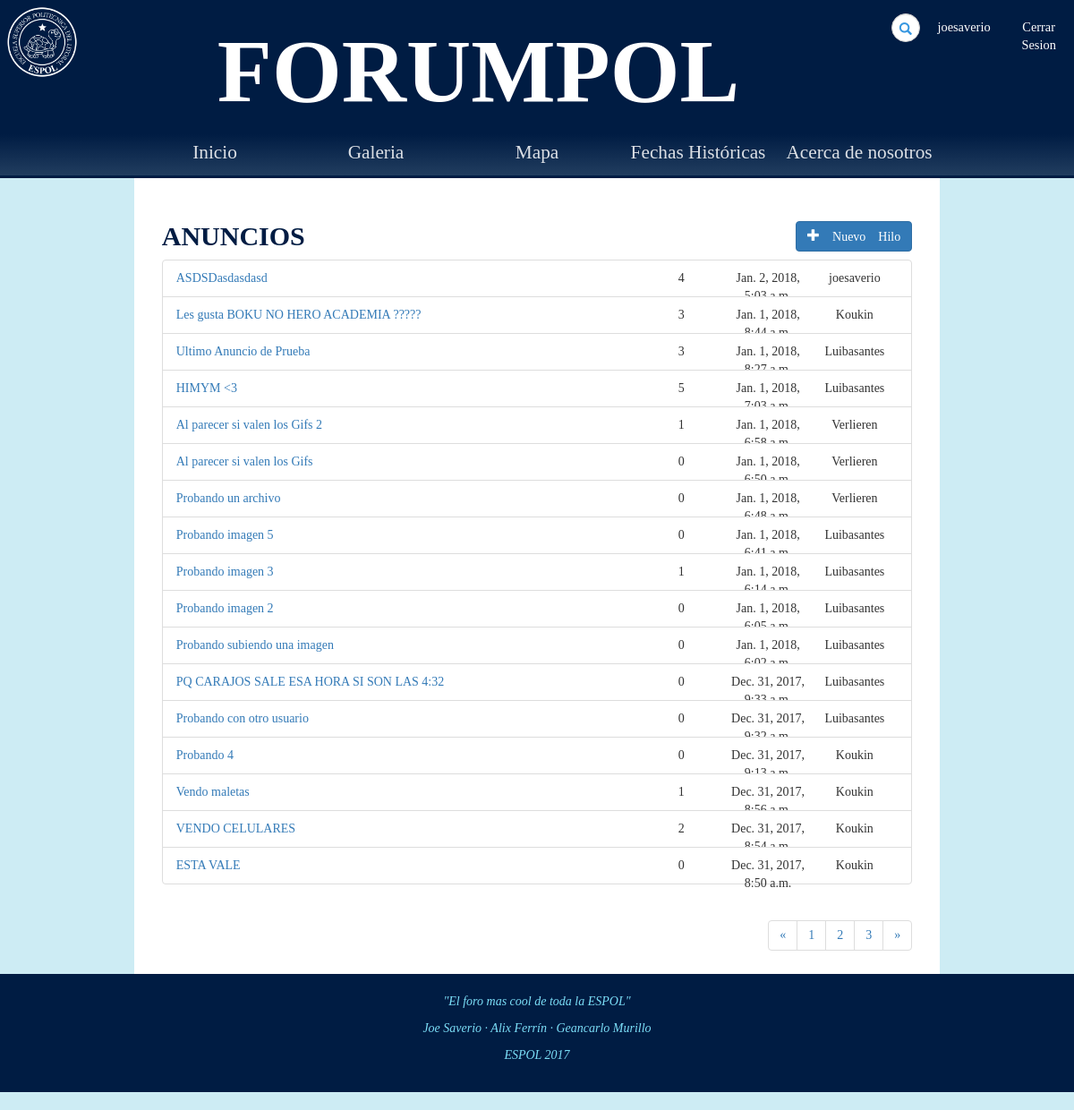
Page /foro/anuncios/ (signed in) on the committed database.
### Foro/models.py (models this page shows, shortened)
class Thread(models.Model):
	op = models.ForeignKey(Post,on_delete=models.CASCADE)
	category = models.CharField(max_length=25, default='')
	topic = models.CharField(max_length=50, default='')
	respuestas = models.BigIntegerField(default=0)

class Post(models.Model):
	reply_to = models.ForeignKey('self',blank=True, null=True,on_delete=models.SET_NULL)
	content = models.TextField(max_length=300, default='')
	image = models.ImageField(upload_to=upload_location, blank=True,null=True)
	owner = models.ForeignKey(User,null=True,on_delete=models.SET_NULL)
	date = models.DateTimeField(auto_now=True)

### Foro/views.py (the view)
# urls.py: url(r'^anuncios/(?P<Post_Id>[-]?[0-9]+)/$', login_required(views.detalle_anuncio), name='detalle_anuncio'),
def anuncios(request):
	all_anuncios = Thread.objects.filter(category="anuncio").order_by("-id")
	username = request.user
	context = {'usuario':username,"anuncios":all_anuncios}
	return render(request, "Foro/anuncios.html", context)

### Foro/templates/Foro/anuncios.html (shortened to what this page needs)
{% extends 'Foro/base.html' %}
{% load static from staticfiles %}
{% block estilo %}<link rel="stylesheet" type="text/css" href="{% static 'css/anuncios.css' %}">{% endblock %}
{% block body %}
    <section>
        <div id="categoria" class="col-9">
            <div class="container anuncios">
                <h2><b>ANUNCIOS</b><a href="{% url 'foro:create_anuncio' %}" class="btn btn-primary pull-right" role="button"><span class="glyphicon glyphicon-plus"> Nuevo Hilo</span></a></h2>
                <ul class="list-group">
					{% for thread in anuncios %}
						<li class="list-group-item post-item" >
						<a href="{% url 'foro:detalle_anuncio' thread.op.id %}">{{thread.topic}}</a>
						<span class="post-info pull-right user">{{thread.op.owner.username}}</span>
						<span class="post-info pull-right fecha">{{thread.op.date}}</span>
						<span class="post-info pull-right replies">{{ thread.respuestas }}</span>
						</li>
					{% endfor %}
                </ul>
                <nav id="paginas">
                    <ul class="pagination">
                        <li><a href="#" aria-label="Previous"><span>&laquo;</span></a></li>
                        <li><a href="#">1</a></li>
                        <li><a href="#">2</a></li>
                        <li><a href="#">3</a></li>
                        <li><a href="#" aria-label="Next"><span>&raquo;</span></a></li>
                    </ul>
                </nav>
            </div>
        </div>
    </section>
{% endblock %}

### Foro/templates/Foro/base.html (shortened to what this page needs)
<!DOCTYPE html>
<html>
	<head>
        {% load staticfiles %}
		<link rel="stylesheet" type="text/css" href="{% static 'css/bootstrap.css' %}">
		<link rel="stylesheet" type="text/css" href="{% static 'css/estilo.css' %}">
		{% block estilo %}{% endblock %}
	</head>
	<body>
		<div id="cabecera" class="col-12">
			<span class="logo col-1"><img class ="imagen" src="{% static 'images/espol.png' %}" alt="icono"></span>
			<h2 class = 'col-9'>FORUMPOL</h2>
			<div id="header-opts" class="col-4">
				<div id="buscar" class="col-6">
					<form action="search" class="search-form">
					    <div class="form-group has-feedback">
					        <input type="text" class="form-control" name="search" id="search" placeholder="Buscar...">
					        <span class="glyphicon glyphicon-search form-control-feedback"></span>
					    </div>
					</form>
				</div>
				<h4 class="col-3 user"><a href="{% url 'accounts:view_profile' %}">{{ usuario }}</a></h4>
				<h4 class="col-3 log"><a href="{% url 'accounts:log_out' %}">Cerrar Sesion</a></h4>
			</div>
		</div>
		<nav id="navegation-bar" class="col-12">
			<ul id="menu">
				<li class="elemento-opcion"><a href="{% url 'foro:index' %}">Inicio</a></li>
				<li class="elemento-opcion"><a href="{% url 'foro:galeria' %}">Galeria</a></li>
				<li class="elemento-opcion"><a href="{% url 'foro:mapa' %}">Mapa</a></li>
				<li class="elemento-opcion"><a href="#">Fechas Históricas</a></li>
				<li class="elemento-opcion"><a href="{% url 'foro:acerca_de' %}">Acerca de nosotros</a></li>
			</ul>
		</nav>
        {% block body %}
        {% endblock %}
		<footer>
			<p><i>"El foro mas cool de toda la ESPOL"</i></p>
			<p><i>Joe Saverio · Alix Ferrín · Geancarlo Murillo</i></p>
			<p><i>ESPOL 2017</i></p>
		</footer>
	</body>
</html>

### Foro/static/css/estilo.css (style rules this page uses)
* { box-sizing: border-box; }
.col-1 { width: 8.33%; }
.col-3 { width: 25%; }
.col-4 { width: 33.33%; }
.col-6 { width: 50%; }
.col-9 { width: 75%; }
.col-12 { width: 100%; }
#cabecera { background-color: #001C43; margin: 0px; overflow: hidden; display: flex; padding: 5px; }
#cabecera h4 a { font-family: "Libre Baskerville"; }
body { position: relative; top: -20px; bottom: -20px; background-color: white; background-size:cover; height: 100%; background-color: rgb(205, 236, 244); font-family: "Times New Roman"; }
#cabecera h2 { margin-top: 20px; font-size: 100px; color: white; text-align: center; font-weight: bold; font-family: "Libre Baskerville"; padding-left: 120px; }
#cabecera img { width: 100%; }
.user, .log { text-align: center; }
#menu { margin: 0; padding: 0; list-style: none; }
nav#navegation-bar { background: linear-gradient(#001C43, #213D5F); text-align: center; border-bottom-style: solid; border-bottom-color: #001C43; }
ul#menu { display: inline-block; width: 75%; }
ul li.elemento-opcion { padding: 0; margin: 0; float: left; width: 20%; height: 40px; text-align: center; line-height: 40px; font-size: 20px; }
ul li.elemento-opcion a { text-decoration: none; color: white; display: block; opacity: 0.85; font-size: 1.065em; }
footer { background-color: #001C43; color: #7bdef7; padding: 1.5em; text-align: center; position: absolute; width: 100%; }
#buscar { padding-top: 10px; }
.form-group { margin-bottom: 0; }
.search-form .form-group { float: right !important; transition: all 0.35s, border-radius 0s; width: 32px; height: 32px; background-color: #fff; box-shadow: 0 1px 1px rgba(0, 0, 0, 0.075) inset; border-radius: 25px; border: 1px solid #ccc; }
.search-form .form-group input.form-control { padding-right: 20px; border: 0 none; background: transparent; box-shadow: none; display:block; }
.search-form .form-group span.form-control-feedback { position: absolute; top: -1px; right: -2px; z-index: 2; display: block; width: 34px; height: 34px; line-height: 34px; text-align: center; color: #3596e0; left: initial; font-size: 14px; }
#header-opts h4 { padding-top: 5px; color: white; }
#header-opts { display: flex; }
#header-opts h4 { padding-left: 15px; }
#header-opts a { color: white; font-family: "Verdana"; font-size: 0.8em; }

### Foro/static/css/anuncios.css (style rules this page uses)
.post-info { display: inline-block; width: 12%; text-align: center; }
.anuncios { width: 96.5%; padding-top: 2em; }
#categoria h2 { color: #001C43; }
#categoria { margin: 0 auto; overflow: hidden; background-color: white; }
#paginas { text-align: right; }

### rows in the picture
Thread: topic "ASDSDasdasdasd", op.owner.username "joesaverio", op "Jan. 2, 2018,…", respuestas "4"
Thread: topic "Les gusta BOKU NO HERO ACADEMIA ?????", op.owner.username "Koukin", op "Jan. 1, 2018,…", respuestas "3"
Thread: topic "Ultimo Anuncio de Prueba", op.owner.username "Luibasantes", op "Jan. 1, 2018,…", respuestas "3"
Thread: topic "HIMYM <3", op.owner.username "Luibasantes", op "Jan. 1, 2018,…", respuestas "5"
Thread: topic "Al parecer si valen los Gifs 2", op.owner.username "Verlieren", op "Jan. 1, 2018,…", respuestas "1"
Thread: topic "Al parecer si valen los Gifs", op.owner.username "Verlieren", op "Jan. 1, 2018,…", respuestas "0"
Thread: topic "Probando un archivo", op.owner.username "Verlieren", op "Jan. 1, 2018,…", respuestas "0"
Thread: topic "Probando imagen 5", op.owner.username "Luibasantes", op "Jan. 1, 2018,…", respuestas "0"
Thread: topic "Probando imagen 3", op.owner.username "Luibasantes", op "Jan. 1, 2018,…", respuestas "1"
Thread: topic "Probando imagen 2", op.owner.username "Luibasantes", op "Jan. 1, 2018,…", respuestas "0"
Thread: topic "Probando subiendo una imagen", op.owner.username "Luibasantes", op "Jan. 1, 2018,…", respuestas "0"
Thread: topic "PQ CARAJOS SALE ESA HORA SI SON LAS 4:32", op.owner.username "Luibasantes", op "Dec. 31, 2017,…", respuestas "0"
Thread: topic "Probando con otro usuario", op.owner.username "Luibasantes", op "Dec. 31, 2017,…", respuestas "0"
Thread: topic "Probando 4", op.owner.username "Koukin", op "Dec. 31, 2017,…", respuestas "0"
Thread: topic "Vendo maletas", op.owner.username "Koukin", op "Dec. 31, 2017,…", respuestas "1"
Thread: topic "VENDO CELULARES", op.owner.username "Koukin", op "Dec. 31, 2017,…", respuestas "2"
Thread: topic "ESTA VALE", op.owner.username "Koukin", op "Dec. 31, 2017, 8:50 a.m.", respuestas "0"

### other values in the picture
{{ usuario }} "joesaverio"
